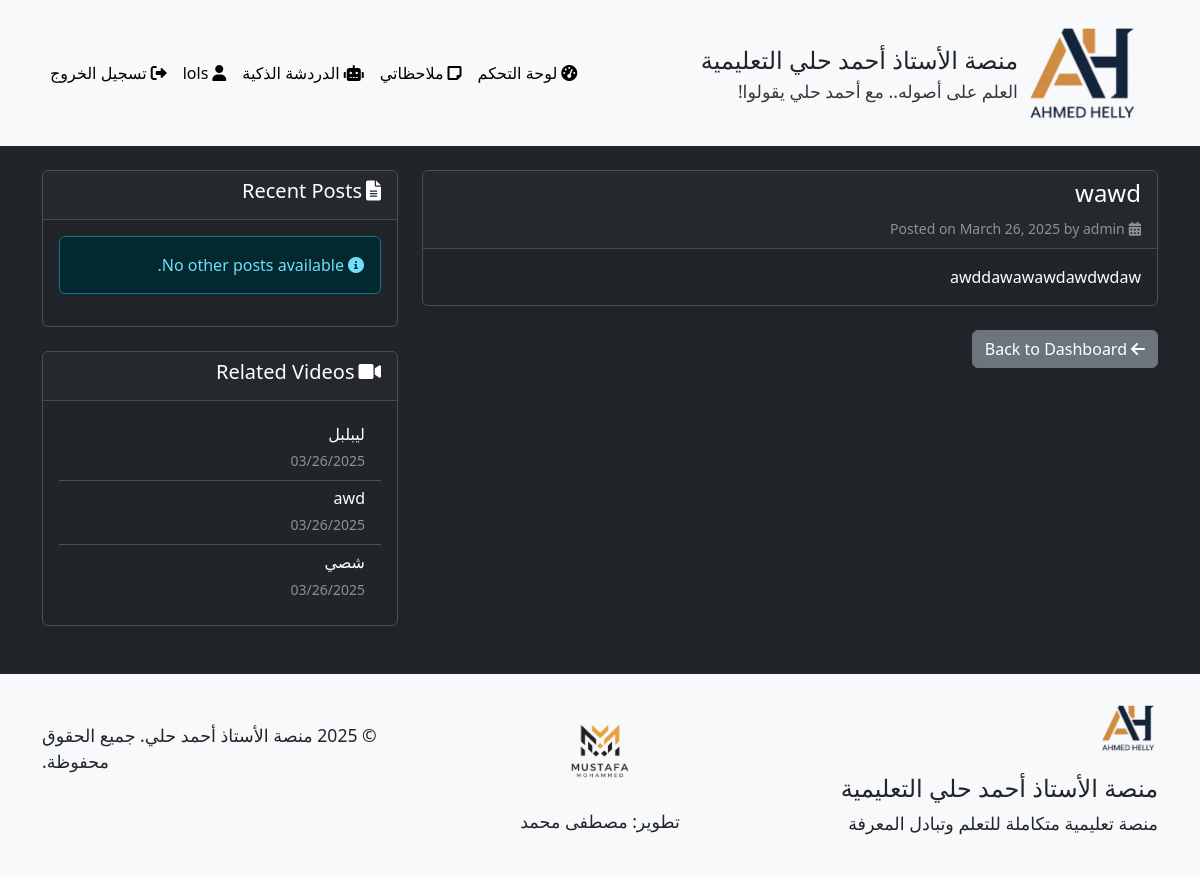
/student/post/1 (signed in), run on the app's committed database.
### models.py (models this page shows, shortened)
class User(UserMixin, db.Model):
    __tablename__ = 'users'
    id = db.Column(db.Integer, primary_key=True)
    username = db.Column(db.String(64), unique=True, nullable=False)
    full_name = db.Column(db.String(100), nullable=True)  # الاسم الثلاثي
    password_hash = db.Column(db.String(256), nullable=False)
    role = db.Column(db.String(20), nullable=False)  # 'admin' or 'student'
    videos = db.relationship('Video', backref='uploader', lazy='dynamic')
    comments = db.relationship('Comment', backref='author', lazy='dynamic')
    posts = db.relationship('Post', backref='author', lazy='dynamic')
    video_views = db.relationship('VideoView', backref='viewer', lazy='dynamic')

class Post(db.Model):
    __tablename__ = 'posts'
    id = db.Column(db.Integer, primary_key=True)
    title = db.Column(db.String(100), nullable=False)
    content = db.Column(db.Text, nullable=False)
    created_by = db.Column(db.Integer, db.ForeignKey('users.id'), nullable=False)
    created_at = db.Column(db.DateTime, default=datetime.utcnow)

class Video(db.Model):
    __tablename__ = 'videos'
    id = db.Column(db.Integer, primary_key=True)
    title = db.Column(db.String(100), nullable=False)
    url = db.Column(db.String(200), nullable=True)  # يمكن أن يكون فارغًا في حالة رفع ملف
    file_path = db.Column(db.String(200), nullable=True)  # مسار الملف المرفوع
    description = db.Column(db.Text)
    uploaded_by = db.Column(db.Integer, db.ForeignKey('users.id'), nullable=False)
    created_at = db.Column(db.DateTime, default=datetime.utcnow)
    requires_code = db.Column(db.Boolean, default=True)  # هل تتطلب المحاضرة كود للوصول
    comments = db.relationship('Comment', backref='video', lazy='dynamic', cascade='all, delete-orphan')

### routes.py (the view)
@student_bp.route('/post/<int:post_id>')
@login_required
def view_post(post_id):
    post = Post.query.get_or_404(post_id)
    other_posts = Post.query.filter(Post.id != post_id).order_by(Post.created_at.desc()).limit(5).all()
    recent_videos = Video.query.order_by(Video.created_at.desc()).limit(5).all()
    return render_template('student/post.html', post=post, other_posts=other_posts, recent_videos=recent_videos)

### app.py (called while the page is built)
    @login_manager.user_loader
    def load_user(user_id):
        return User.query.get(int(user_id))

### templates/student/post.html (shortened to what this page needs)
{% extends 'base.html' %}
{% block content %}
<div class="row justify-content-center">
    <div class="col-lg-8">
        <div class="card bg-dark mb-4">
            <div class="card-header">
                <h4>{{ post.title }}</h4>
                <small class="text-muted">
                    <i class="fas fa-calendar-alt me-1"></i>Posted on {{ post.created_at.strftime('%B %d, %Y') }}
                    by {{ post.author.username }}
                </small>
            </div>
            <div class="card-body">
                <div class="post-content">
                    {{ post.content | safe }}
                </div>
            </div>
        </div>
        <div class="d-flex justify-content-between">
            <a href="{{ url_for('student.dashboard') }}" class="btn btn-secondary mb-4">
                <i class="fas fa-arrow-left me-1"></i>Back to Dashboard
            </a>
        </div>
    </div>
    <div class="col-lg-4">
        <div class="card bg-dark mb-4">
            <div class="card-header">
                <h5><i class="fas fa-file-alt me-2"></i>Recent Posts</h5>
            </div>
            <div class="card-body">
                {% if other_posts %}
                    <div class="list-group list-group-flush">
                        {% for other_post in other_posts %}
                            <a href="{{ url_for('student.view_post', post_id=other_post.id) }}" class="list-group-item list-group-item-action bg-dark">
                                <div class="d-flex w-100 justify-content-between">
                                    <h6 class="mb-1">{{ other_post.title }}</h6>
                                    <small>{{ other_post.created_at.strftime('%m/%d/%Y') }}</small>
                                </div>
                                <small>{{ other_post.content[:50] }}{% if other_post.content|length > 50 %}...{% endif %}</small>
                            </a>
                        {% endfor %}
                    </div>
                {% else %}
                    <div class="alert alert-info">
                        <i class="fas fa-info-circle me-2"></i>No other posts available.
                    </div>
                {% endif %}
            </div>
        </div>
        <div class="card bg-dark">
            <div class="card-header">
                <h5><i class="fas fa-video me-2"></i>Related Videos</h5>
            </div>
            <div class="card-body">
                {% if recent_videos %}
                    <div class="list-group list-group-flush">
                        {% for video in recent_videos %}
                            <a href="{{ url_for('student.view_video', video_id=video.id) }}" class="list-group-item list-group-item-action bg-dark">
                                <h6 class="mb-1">{{ video.title }}</h6>
                                <small class="text-muted">{{ video.created_at.strftime('%m/%d/%Y') }}</small>
                            </a>
                        {% endfor %}
                    </div>
                {% else %}
                    <div class="alert alert-info">
                        <i class="fas fa-info-circle me-2"></i>No videos available.
                    </div>
                {% endif %}
            </div>
        </div>
    </div>
</div>
{% endblock %}

### templates/base.html (shortened to what this page needs)
<!DOCTYPE html>
<html lang="ar" data-bs-theme="dark">
<head>
    <link rel="stylesheet" href="https://cdn.jsdelivr.net/npm/bootstrap@5.3.0/dist/css/bootstrap.min.css">
    <link rel="stylesheet" href="https://cdnjs.cloudflare.com/ajax/libs/font-awesome/6.0.0/css/all.min.css">
    <link rel="stylesheet" href="{{ url_for('static', filename='css/style.css') }}">
</head>
<body>
    <header>
        <nav class="navbar navbar-expand-lg navbar-light bg-light">
            <div class="container">
                <a class="navbar-brand" href="{{ url_for('main.index') }}">
                    <img src="{{ url_for('static', filename='img/ahmed-helly-logo.png') }}" alt="شعار الأستاذ أحمد حلي" height="120" class="me-2">
                    <div class="d-flex flex-column">
                        <span class="text-dark" style="font-size: 1.5rem;">منصة الأستاذ أحمد حلي التعليمية</span>
                        <small class="text-dark" style="font-size: 1.1rem;">العلم على أصوله.. مع أحمد حلي يقولوا!</small>
                    </div>
                </a>
                <div class="collapse navbar-collapse" id="navbarNav">
                    <ul class="navbar-nav ms-auto">
                        {% if current_user.is_authenticated %}
                            {% if current_user.role == 'admin' %}
                                <li class="nav-item">
                                    <a class="nav-link {% if request.path.startswith('/admin/dashboard') %}active{% endif %}" href="{{ url_for('admin.dashboard') }}">
                                        <i class="fas fa-tachometer-alt me-1"></i>لوحة التحكم
                                    </a>
                                </li>
                                <li class="nav-item">
                                    <a class="nav-link {% if request.path.startswith('/admin/upload_video') %}active{% endif %}" href="{{ url_for('admin.upload_video') }}">
                                        <i class="fas fa-video me-1"></i>رفع فيديو
                                    </a>
                                </li>
                                <li class="nav-item">
                                    <a class="nav-link {% if request.path.startswith('/admin/create_post') %}active{% endif %}" href="{{ url_for('admin.create_post') }}">
                                        <i class="fas fa-edit me-1"></i>إنشاء منشور
                                    </a>
                                </li>
                                <li class="nav-item">
                                    <a class="nav-link {% if request.path.startswith('/admin/lecture_codes') %}active{% endif %}" href="{{ url_for('admin.lecture_codes') }}">
                                        <i class="fas fa-key me-1"></i>أكواد المحاضرات
                                    </a>
                                </li>
                            {% else %}
                                <li class="nav-item">
                                    <a class="nav-link {% if request.path.startswith('/student/dashboard') %}active{% endif %}" href="{{ url_for('student.dashboard') }}">
                                        <i class="fas fa-tachometer-alt me-1"></i>لوحة التحكم
                                    </a>
                                </li>
                                <li class="nav-item">
                                    <a class="nav-link {% if request.path.startswith('/student/notes') %}active{% endif %}" href="{{ url_for('student.view_notes') }}">
                                        <i class="fas fa-sticky-note me-1"></i>ملاحظاتي
                                    </a>
                                </li>
                                <li class="nav-item">
                                    <a class="nav-link {% if request.path.startswith('/student/ai_chat') %}active{% endif %}" href="{{ url_for('student.ai_chat') }}">
                                        <i class="fas fa-robot me-1"></i>الدردشة الذكية
                                    </a>
                                </li>
                            {% endif %}
                            <li class="nav-item">
                                <span class="nav-link">
                                    <i class="fas fa-user me-1"></i>{{ current_user.username }}
                                </span>
                            </li>
                            <li class="nav-item">
                                <a class="nav-link" href="{{ url_for('main.logout') }}">
                                    <i class="fas fa-sign-out-alt me-1"></i>تسجيل الخروج
                                </a>
                            </li>
                        {% else %}
                            <li class="nav-item">
                                <a class="nav-link {% if request.path.startswith('/login') %}active{% endif %}" href="{{ url_for('main.login') }}">
                                    <i class="fas fa-sign-in-alt me-1"></i>تسجيل الدخول
                                </a>
                            </li>
                        {% endif %}
                    </ul>
                </div>
            </div>
        </nav>
    </header>
    <main class="container my-4">
        {% block content %}{% endblock %}
    </main>
    <footer class="bg-light text-dark py-4 mt-5">
        <div class="container">
            <div class="row">
                <div class="col-md-4">
                    <img src="{{ url_for('static', filename='img/ahmed-helly-logo.png') }}" alt="شعار الأستاذ أحمد حلي" height="60" class="mb-3">
                    <h4 class="text-dark">منصة الأستاذ أحمد حلي التعليمية</h4>
                    <p class="text-dark" style="font-size: 1.1rem;">منصة تعليمية متكاملة للتعلم وتبادل المعرفة</p>
                </div>
                <div class="col-md-4 text-center d-flex flex-column align-items-center justify-content-center">
                    <a href="#" class="text-dark text-decoration-none">
                        <img src="{{ url_for('static', filename='img/mustafa-logo.png') }}" alt="شعار مصطفى محمد" height="100" class="mb-2">
                        <p class="text-dark" style="font-size: 1.1rem;">تطوير: مصطفى محمد</p>
                    </a>
                </div>
                <div class="col-md-4 text-md-end">
                    <p class="mt-4 text-dark" style="font-size: 1.1rem;">&copy; 2025 منصة الأستاذ أحمد حلي. جميع الحقوق محفوظة.</p>
                </div>
            </div>
        </div>
    </footer>
</body>
</html>

### static/css/style.css (style rules this page uses)
.navbar-brand { display: flex; align-items: center; }
.navbar-brand span { font-size: 1.3em; color: var(--bs-body-color); }
.navbar-brand small { font-size: 1em; color: var(--bs-body-color); opacity: 0.9; }
:root { --bs-body-color: #fff; --bs-body-bg: #212529; --bs-navbar-color: #fff; --bs-card-bg: #2c3034; --bs-secondary-bg: #343a40; }
footer { background-color: #fff !important; color: #000 !important; }
footer a, footer p { color: #000 !important; }
.navbar-brand, .nav-link, .nav-link span, .navbar-nav span { color: #000 !important; }
.card { background-color: var(--bs-card-bg); border: 1px solid var(--bs-border-color); }
body { direction: rtl; text-align: right; }
.navbar-nav { padding-right: 0; }
.me-1, .me-2, .me-3, .me-4 { margin-left: 0.25rem !important; margin-right: 0 !important; }
.ms-auto { margin-right: auto !important; margin-left: 0 !important; }
.text-md-end { text-align: left !important; }
.navbar-brand img { margin-left: 0.5rem; margin-right: 0; }

### data on the page
User: username "lols"
Post: title "wawd", created_at "March 26, 2025", content "awddawawawdawdwdaw"
User: author.username "admin"
Video: title "ليبلبل", created_at "03/26/2025"
Video: title "awd", created_at "03/26/2025"
Video: title "شصي", created_at "03/26/2025"
